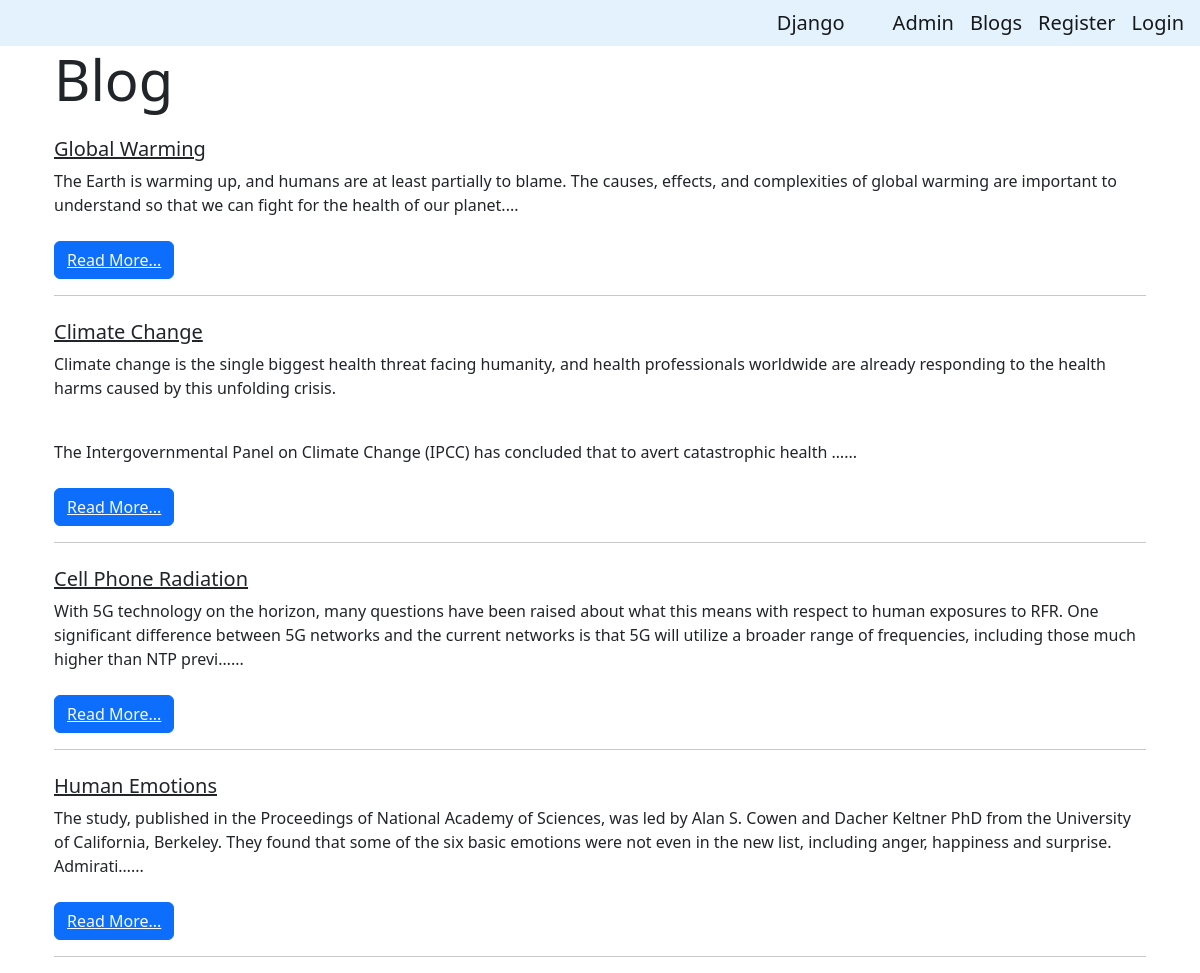
/basic_app/blog/, run on the app's committed database.
### basic_app/models.py (models this page shows, shortened)
class Post(models.Model):
    title= models.CharField(max_length=255)
    author=models.ForeignKey(User,on_delete=models.CASCADE)
    body=models.TextField()
    slug=models.CharField(max_length=100,null=True)
    time= models.DateTimeField(auto_now_add=True,null=True)

### basic_app/views.py (the view)
def blog(request):
    blogs= Post.objects.all()
    my_dic={'blogs':blogs}
    return render(request,'basic_apps/home.html',context=my_dic)

### templates/basic_apps/home.html (shortened to what this page needs)
{% extends "basic_apps/base.html" %}
{% block blogactive %}active{% endblock  %}
{% block body_block %}
<div class="jumbotron jumbotron-fluid container">
    <h1 class="display-4"> Blog </h1>
    {% for blog in blogs %}
    <div class="media">
        <div class="media-body my-4">
          <h5 class="text-dark"><a href="{% url 'basic_app:post' blog.slug %}" class="text-dark"> {{ blog.title }} </a></h5>
          <div>
          {{blog.body|truncatechars:300|safe}}...
          </div>
        </div>
        <button class="btn btn-primary"><a href="{% url 'basic_app:post' blog.slug %}" class="text-light">Read More... </a></button>
        <hr />
    </div>
    {% endfor %}
</div>
{% endblock %}

### templates/basic_apps/base.html (shortened to what this page needs)
{% load static %}
<!DOCTYPE html>
<html lang="en">
<head>
    <link href="https://cdn.jsdelivr.net/npm/bootstrap@5.2.2/dist/css/bootstrap.min.css" rel="stylesheet">
</head>
<body>
    <nav class="navbar navbar-expand-lg navbar-light" style="background-color: #e3f2fd;">
        <div class="collapse navbar-collapse justify-content-end" id="navbarTogglerDemo01">
            <ul class="navbar-nav mr-auto mt-2 mt-lg-0">
                {% if user.is_authenticated %}
                {% else %}
                <li class="nav-item"><a class="navbar-brand" href="{% url 'index' %}">Django </li>
                {% endif %}
                <li class="nav-item {% block adminactive %}{% endblock  %}"><a class="navbar-brand" href="{% url 'admin:index' %}">Admin </a></li>
                <li class="nav-item {% block blogactive %}{% endblock  %}"><a class="navbar-brand" href="{% url 'basic_app:blog' %}">Blogs </a></li>
                {% if user.is_authenticated %}
                <li class="nav-item"><a class="navbar-brand" href="{% url 'basic_app:profile' %}"> Welcome <b> {{ user.username }}! </b> </a></li>
                <li class="nav-item {% block logoutactive %}{% endblock  %}"><a class="navbar-brand" href="{% url 'basic_app:logout' %}">Logout </a></li>
                {% else %}
                <li class="nav-item {% block registeractive %}{% endblock  %}"><a class="navbar-brand" href="{% url 'basic_app:register' %}">Register </a></li>
                <li class="nav-item {% block loginactive %}{% endblock  %}"><a class="navbar-brand" href="{% url 'basic_app:user_login' %}">Login </a></li>
                {% endif %}
            </ul>
        </div>
    </nav>
    <div class="container">
        {% block body_block %}
        {% endblock %}
</body>
</html>

### data on the page
Post: title "Global Warming", body "The Earth is warming up, and humans are at least partially to blame. The causes, effects, and complexities of global warming are important to understand so that we can fight for the health of our planet."
Post: title "Climate Change", body "Climate change is the single biggest health threat facing humanity, and health professionals worldwide are already responding to the health harms caused by this unfolding crisis. The Intergovernmental Panel on Climate Change (IPCC) has concluded that to avert catastrophic health …"
Post: title "Cell Phone Radiation", body "With 5G technology on the horizon, many questions have been raised about what this means with respect to human exposures to RFR. One significant difference between 5G networks and the current networks is that 5G will utilize a broader range of frequencies, including those much higher than NTP previ…"
Post: title "Human Emotions", body "The study, published in the Proceedings of National Academy of Sciences, was led by Alan S. Cowen and Dacher Keltner PhD from the University of California, Berkeley. They found that some of the six basic emotions were not even in the new list, including anger, happiness and surprise. Admirati…"
